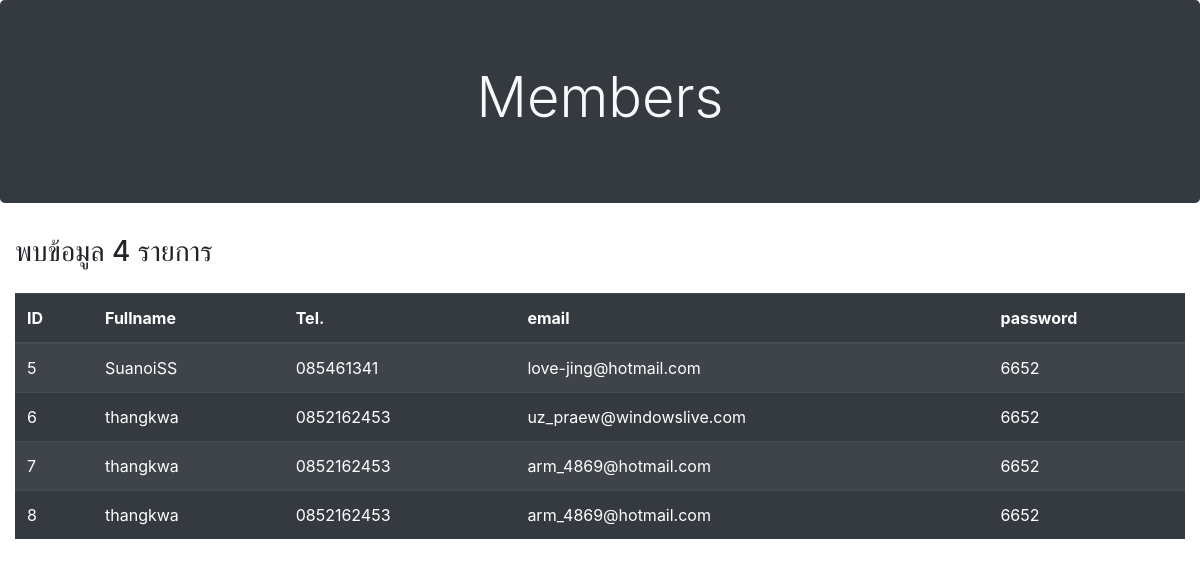
The app's page /read_member.php with its own data.
### tables this page shows
CREATE TABLE `members` (
  `id` int(5) NOT NULL,
  `fullname` varchar(128) NOT NULL,
  `email` varchar(64) NOT NULL,
  `password` varchar(45) NOT NULL,
  `tel` varchar(20) NOT NULL,
  `status` int(1) NOT NULL
);

### read_member.php (the view, shortened to what this page needs)
<?php
require "config/connect_mysql.php";
$sql = "SELECT * FROM members";
$query = mysqli_query($connect, $sql);
?>
<!DOCTYPE html>
<html lang="en">
<head>
    <link rel="stylesheet" href="bootstrap/css/bootstrap.min.css">
</head>
<body>
    <div class="jumbotron bg-dark text-light ">
        <h1 class="display-4 text-center">Members</h1>
    </div>
    <div class="container-fluid">
        <?php
        echo "<table class='table table-dark table-striped'>";
        echo "<thead>";
        echo "<tr>";
        echo "<th>ID</th>";
        echo "<th>Fullname</th>";
        echo "<th>Tel.</th>";
        echo "<th>email</th>";
        echo "<th>password</th>";
        echo "</tr>";
        echo "</thead>";
        echo "<tbody>";
        $row = mysqli_num_rows($query);
        echo "<h3 class='mb-4'> พบข้อมูล ", $row, " รายการ</h3>";
        while ($data = mysqli_fetch_assoc($query))
        {
            echo "<tr>";
            echo "<td>", $data["id"], "</td>";
            echo "<td>", $data["fullname"], "</td>";
            echo "<td>", $data["tel"], "</td>";
            echo "<td>", $data["email"], "</td>";
            echo "<td>", $data["password"], "</td>";
            echo "</tr>";
        }
        echo "</tbody>";
        echo "</table>";
        ?>
    </div>
</body>
</html>

### records on screen
members: id "5", fullname "SuanoiSS", tel "085461341", email "love-jing@hotmail.com", password "6652"
members: id "6", fullname "thangkwa", tel "0852162453", email "uz_praew@windowslive.com", password "6652"
members: id "7", fullname "thangkwa", tel "0852162453", email "arm_4869@hotmail.com", password "6652"
members: id "8", fullname "thangkwa", tel "0852162453", email "arm_4869@hotmail.com", password "6652"

### other values on screen
$row "4"
